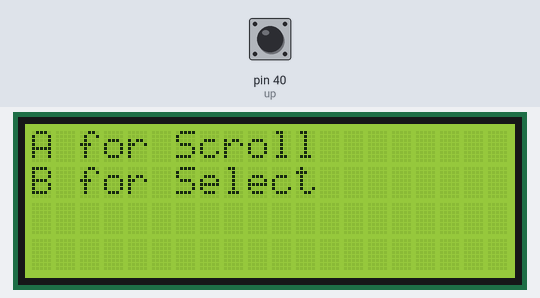
Bench run of a sketch on a simulated Arduino Mega 2560, built with avr-gcc and run on an emulated ATmega2560. Shown: 20×4 character LCD. The test bench sets the inputs (shaded band); at power-on: pin 40 (up) LOW.

Above: at 1.2 s.
1.3 s: pin 40 (up) pulled HIGH for 0.15 s
At 2.2 s:
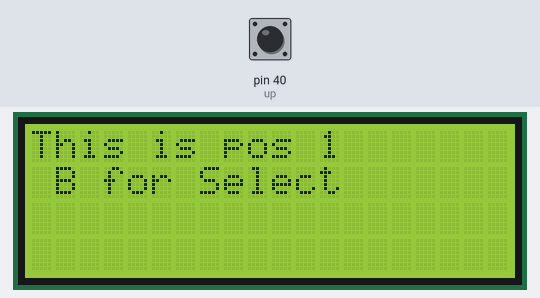
2.9 s: pin 40 (up) pulled HIGH for 1 s
5.4 s: pin 40 (up) pulled HIGH for 0.15 s
7.0 s: pin 40 (up) pulled HIGH for 1 s
At 8.4 s:
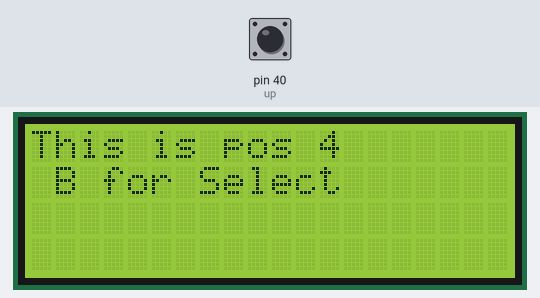
9.5 s: pin 40 (up) pulsed HIGH 5 times (0.12 s each, 0.3 s apart)
At 10.58 s:
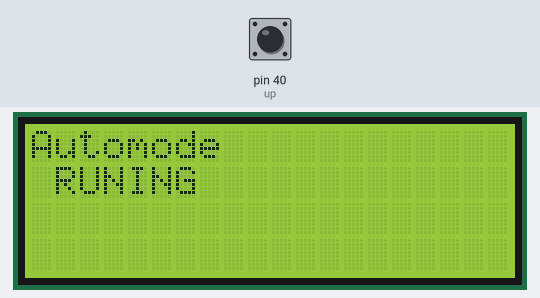
12.5 s: pin 40 (up) pulled HIGH for 3.2 s
At 13.6 s:
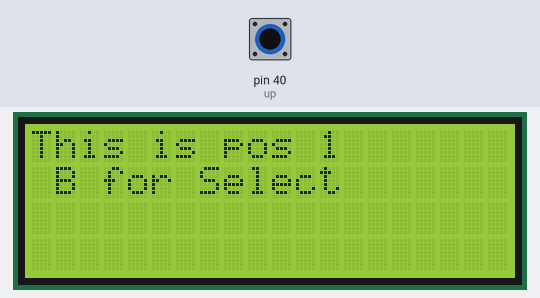
Timing chart, 0 to 15.5 s (numbered marks = the images above; inputs shaded):
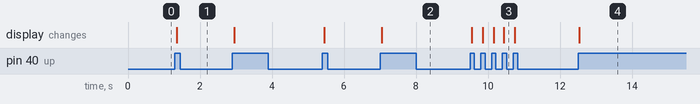

The sketch:

LCD.ino
```cpp
/* FILE:    ARD_LCD_HCARDU0023_I2C_Hello_World_Example.pde
   DATE:    07/09/12
   VERSION: 0.1

DEVICE PINOUT (SPI Interface):

PIN 1: GND
PIN 2: +5V
PIN 3: SDA - Connect to Arduino analogue PIN 4
PIN 4: SCL - Connect to Arduino analogue PIN 5


You may copy, alter and reuse this code in any way you like but please leave
reference to hobbycomponents.com in your comments if you redistribute this code. */


/* Include the SPI/IIC Library */
#include <Wire.h>
#include <LiquidCrystal_I2C.h>


/* Initialise the LiquidCrystal library. Note that the displays will have a default I2C
    address of 0x27. */

//LiquidCrystal_I2C lcd(0x27,20,4);
LiquidCrystal_I2C lcd(0x27,20,4);
  /* Declare variables */
  const int up = 40;        //Up button
  boolean current_up = LOW; //Currant state
  boolean last_up=LOW;      //Last state
  int page_counter=1 ;      //page counter variable


void setup()
{

  pinMode(up, INPUT);
  /* Initialise the LCD */
  //lcd.init();
  lcd.init();
  /* Make sure the backlight is turned on */
  lcd.backlight();
}
//function//
boolean debounce(boolean last, int pin)
{

boolean current = digitalRead(pin);

if (last != current)
{
delay(5);
current = digitalRead(pin);
}

return current;

}
/* Main program loop */
void loop()
{


  current_up = debounce(last_up, up); //Debounce for Up button
  Serial.print(current_up);
  if (last_up== LOW && current_up == HIGH){  //When up button is pressed
      lcd.clear();                     //When page is changed, lcd clear to print new page
      if(page_counter <9){              //Page counter never higher than 3(total of pages)
      page_counter= page_counter +1;   //Page up

      }
      else{
      page_counter = 1;
      }
  }
  last_up=current_up; //store the last state of button

  switch (page_counter) {

    case 1:{     //Design of home page 1
      lcd.setCursor(0,0);
      lcd.print("A for Scroll");
      lcd.setCursor(0,1);
      lcd.print("B for Select");
    }
    break;

    case 2: { //Design of page 2
     lcd.setCursor(0,0);
     lcd.print("This is pos 1");
     lcd.setCursor(1,1);
     lcd.print("B for Select");
    }
    break;

    case 3: {   //Design of page 3
     lcd.setCursor(0,0);
     lcd.print("This is pos 2");
     lcd.setCursor(1,1);
     lcd.print("B for Select");
    }
    break;

     case 4: {   //Design of page 3
     lcd.setCursor(0,0);
     lcd.print("This is pos 3");
     lcd.setCursor(1,1);
     lcd.print("B for Select");
    }
    break;

     case 5: {   //Design of page 3
     lcd.setCursor(0,0);
     lcd.print("This is pos 4");
     lcd.setCursor(1,1);
     lcd.print("B for Select");
    }
    break;

     case 6: {   //Design of page 3
     lcd.setCursor(0,0);
     lcd.print("This is pos 5");
     lcd.setCursor(1,1);
     lcd.print("B for Select");
    }
    break;

     case 7: {   //Design of page 3
     lcd.setCursor(0,0);
     lcd.print("This is pos 6");
     lcd.setCursor(1,1);
     lcd.print("B for Select");
    }
    break;

     case 8: {   //Design of page 3
     lcd.setCursor(0,0);
     lcd.print("This is pos 7");
     lcd.setCursor(1,1);
     lcd.print("B for Select");
    }
    break;

    case 9: {   //Design of page 3
     lcd.setCursor(0,0);
     lcd.print("Automode");
     lcd.setCursor(1,1);
     lcd.print("RUNING");
    }
    break;


  }//switch end

}
```

Measured:
- after the input at 1.3 s, the display: changes after 0.06 s (image 1)
- after the input at 7.0 s, the display: changes at once (image 2)
- after the input at 9.5 s, the display: first changes after 0.05 s (image 3 shows a later state)
- after the input at 12.5 s, the display: changes at once (image 4)
